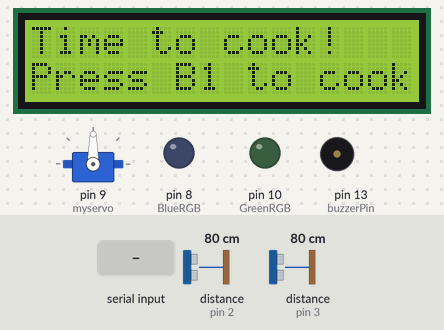
A sketch run on a simulated Arduino Uno, built with avr-gcc and run on an emulated ATmega328P. On the bench: servo, 16×2 character LCD, output pins drawn as LEDs (lit = HIGH), buzzer (waves = sounding). Wiring (inferred from the names in the program): 2 × range finder with pulse-width output: data pin 2 / data pin 3. Inputs (shaded band) come from the test bench; at power-on: distance to the obstacle (sensors on pin 2, pin 3) 80 cm. Pins used as bus, display or sensor lines are not drawn; what the sketch prints to the serial monitor is not drawn.

Above: at 1.4 s.
5.3 s: "90,45\n" received over Serial
At 7.0 s:
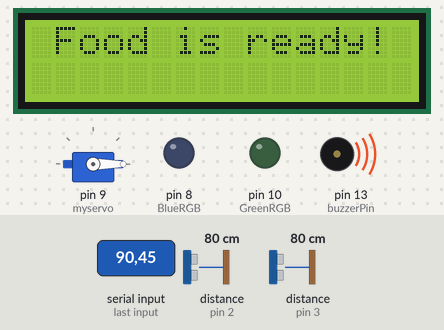
At 15.5 s:
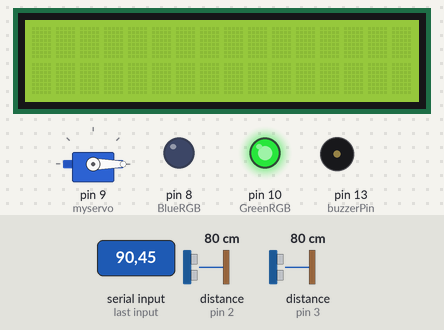
Timing chart, 0 to 17.6 s (numbered marks = the images above; inputs shaded):
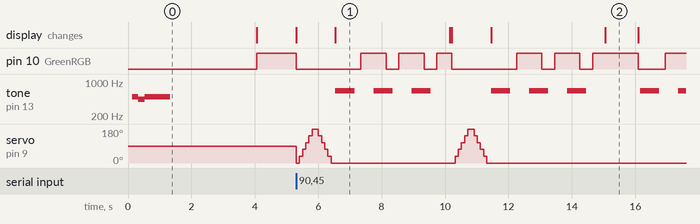

The sketch:

project_microwave_display1.ino
```cpp
// Final Project Arduino
//  ## Microwave Display ##

// Author: Cesar, Hyago and Shuhua.
// Class: Internet of things - Arduino COMP1045

#define NOTE_B0 31
#define NOTE_C1 33
#define NOTE_CS1 35
#define NOTE_D1 37
#define NOTE_DS1 39
#define NOTE_E1 41
#define NOTE_F1 44
#define NOTE_FS1 46
#define NOTE_G1 49
#define NOTE_GS1 52
#define NOTE_A1 55
#define NOTE_AS1 58
#define NOTE_B1 62
#define NOTE_C2 65
#define NOTE_CS2 69
#define NOTE_D2 73
#define NOTE_DS2 78
#define NOTE_E2 82
#define NOTE_F2 87
#define NOTE_FS2 93
#define NOTE_G2 98
#define NOTE_GS2 104
#define NOTE_A2 110
#define NOTE_AS2 117
#define NOTE_B2 123
#define NOTE_C3 131
#define NOTE_CS3 139
#define NOTE_D3 147
#define NOTE_DS3 156
#define NOTE_E3 165
#define NOTE_F3 175
#define NOTE_FS3 185
#define NOTE_G3 196
#define NOTE_GS3 208
#define NOTE_A3 220
#define NOTE_AS3 233
#define NOTE_B3 247
#define NOTE_C4 262
#define NOTE_CS4 277
#define NOTE_D4 294
#define NOTE_DS4 311
#define NOTE_E4 330
#define NOTE_F4 349
#define NOTE_FS4 370
#define NOTE_G4 392
#define NOTE_GS4 415
#define NOTE_A4 440
#define NOTE_AS4 466
#define NOTE_B4 494
#define NOTE_C5 523
#define NOTE_CS5 554
#define NOTE_D5 587
#define NOTE_DS5 622
#define NOTE_E5 659
#define NOTE_F5 698
#define NOTE_FS5 740
#define NOTE_G5 784
#define NOTE_GS5 831
#define NOTE_A5 880
#define NOTE_AS5 932
#define NOTE_B5 988
#define NOTE_C6 1047
#define NOTE_CS6 1109
#define NOTE_D6 1175
#define NOTE_DS6 1245
#define NOTE_E6 1319
#define NOTE_F6 1397
#define NOTE_FS6 1480
#define NOTE_G6 1568
#define NOTE_GS6 1661
#define NOTE_A6 1760
#define NOTE_AS6 1865
#define NOTE_B6 1976
#define NOTE_C7 2093
#define NOTE_CS7 2217
#define NOTE_D7 2349
#define NOTE_DS7 2489
#define NOTE_E7 2637
#define NOTE_F7 2794
#define NOTE_FS7 2960
#define NOTE_G7 3136
#define NOTE_GS7 3322
#define NOTE_A7 3520
#define NOTE_AS7 3729
#define NOTE_B7 3951
#define NOTE_C8 4186
#define NOTE_CS8 4435
#define NOTE_D8 4699
#define NOTE_DS8 4978

#include <LiquidCrystal.h>
#include <Servo.h>

Servo myservo;                                              // Create servo object to control a servo
const int rs = 12, en = 11, d4 = 7, d5 = 6, d6 = 5, d7 = 4; // Pins were LCD is connected
LiquidCrystal lcd(rs, en, d4, d5, d6, d7);
int LCD_COLS = 16;  // LCD Cols
int LCD_ROWS = 2;   // LCD Rows
int sec = 0;        // Seconds
int buttonPin1 = 3; // Button 1 connected to Arduino pin 3
int buttonPin2 = 2; // Button 2 connected to Arduino pin 2

int BlueRGB = 8;   // RGB_Blue connected to Arduino pin 8
int RedRGB = 1;    // RGB_Red connected to Arduino pin 9
int GreenRGB = 10; // RGB_Green connected to Arduino pin 10

bool flag = false;  // Variable used to set the Buttons value(functions)
bool stop = false;  // Variable to stop the timer if the user press the Button2
int userTime = 0;   // Time thar user input to cook
int buzzerPin = 13; // The buzzerPin is connected to pin 5 of the Arduino.

int pos = 0; // Variable to store the servo position

void setup() // The setup function runs once.
{
    myservo.attach(9);

    Serial.begin(9600);                                                  // // Opens serial port
    lcd.begin(LCD_COLS, LCD_ROWS);                                       // Initializing LCD
    pinMode(buzzerPin, OUTPUT);                                          // Setup Buzzer pin as an output pin.
    pinMode(buttonPin1, INPUT);                                          // Setup button1 pin as an input pin.
    pinMode(buttonPin2, INPUT);                                          // Setup button2 pin as an input pin.
    pinMode(BlueRGB, OUTPUT);                                            // Setup blue RGB LED pin as an output pin.
    pinMode(RedRGB, OUTPUT);                                             // Setup red RGB LED pin as an output pin.
    pinMode(GreenRGB, OUTPUT);                                           // Setup green RGB LED pin as an output pin.
    attachInterrupt(digitalPinToInterrupt(buttonPin1), TurnOn, CHANGE);  // Change the functionality of Button 1 of "keep pressing" to "onclick"
    attachInterrupt(digitalPinToInterrupt(buttonPin2), TurnOff, CHANGE); // Change the functionality of Button 2, to execute the function TurnOff, when it is pressed.
    lcd.begin(16, 2);                                                    // set up the LCD's number of columns and rows:
    lcd.clear();
    lcd.print("Time to cook!");    // Print a message to the LCD.
    lcd.setCursor(0, 1);           // set up the LCD's number of columns and rows:
    lcd.print("Press B1 to cook"); // Print a message to the LCD.
    RGB_color(255, 0, 0);          // Turns on the Green Led to signal that it is ready to start.
    musicA();                      // Play the musicA to signal that it is ready to start
    delay(500);                    // delay time
    lcd.clear();                   // clear the LCD
}

void loop() // The loop function runs forever.
{
    Display(); // Call the function Display.
}

void Display()
{ // function that make Microwave Display work.

    if (flag)
    {                                                     // press button 1 to begin cooking
        Serial.println("##############################"); // Print msg on Serial Monitor
        Serial.println("#                            #"); // Print msg on Serial Monitor
        Serial.println("#   Input the cooking time   #"); // Print msg on Serial Monitor
        RGB_color(0, 255, 0);                             // Turn on the Green Led to signal that it is ready to cook.

        while (Serial.available() == 0)
        {
        }                                          // wait for user input data
        int userTime = Serial.parseInt();          // read the incoming byte:
        Serial.print("#   The cooking time is: "); // print the cooking time
        Serial.print(userTime);                    // Print userTime
        Serial.println("  #");                     // Print msg on Serial Monitor
        RGB_color(0, 0, 0);                        // Turn off Led
        RGB_color(255, 0, 0);                      // Turn on the Red Led to signal that it is cooking

        for (int j = userTime; j >= 0; j--)
        { // This loop will run the userTime times
            if (j == 0)
            {                                                     // Condition to finish the cooking
                lcd.clear();                                      // Clear LCD
                lcd.setCursor(0, 0);                              // Set LCD position
                lcd.print(" Food is ready!");                     // Print msg on LCD
                Serial.println("#       Food is ready!       #"); // Print msg on Serial Monitor
                Serial.println("#                            #"); // Print msg on Serial Monitor
                Serial.println("##############################"); // Print msg on Serial Monitor
                musicB();                                         // Play musicB to signal that food is ready
                lcd.clear();
                stop = false; // back stop to false to be able to run another time
            }                 // Clear LCD
            else              // Condition to start the counter
            {
                if (stop) // If I press button2 this if will run and will stop my microwave
                {
                    j = 1;
                }
                lcd.clear();           // Clear LCD
                lcd.setCursor(0, 0);   // Set LCD position
                lcd.print(j);          // Print the time of loop on LCD
                lcd.print(" seconds"); // Print "seconds" with J

                // Each for loop here will run 5 times, each time will have a delay of 100ms, so at the end of the 2 loops will have a total of 1000ms, or 1s
                for (pos = 0; pos <= 180; pos += 36)
                {
                    myservo.write(pos);
                    delay(100);
                }
                for (pos = 180; pos >= 0; pos -= 36)
                {
                    myservo.write(pos);
                    delay(100);
                }
            }
        }
    }
}

void TurnOn()
{                // Function that makes button works.
    flag = true; // Change Flag value
}

void TurnOff()	//Function that makes cancel button works.
{
    stop = true;
}

void RGB_color(int RedRGB_value, int GreenRGB_value, int BlueRGB_value)
{ // function that set colors of RGB Led.
    analogWrite(RedRGB, RedRGB_value);
    analogWrite(GreenRGB, GreenRGB_value);
    analogWrite(BlueRGB, BlueRGB_value);
}

void musicA()
{ // function that play music A

    tone(buzzerPin, NOTE_B4, 200);
    delay(200);
    tone(buzzerPin, NOTE_A4, 200);
    delay(200);
    tone(buzzerPin, NOTE_B4, 800);
    delay(3000);
}

void musicB()
{ // function that play music B
    tone(buzzerPin, NOTE_E5, 600);
    delay(400);
    RGB_color(0, 0, 0);
    delay(400);
    RGB_color(0, 255, 0);
    delay(400);
    tone(buzzerPin, NOTE_E5, 600);
    delay(400);
    RGB_color(0, 0, 0);
    delay(400);
    RGB_color(0, 255, 0);
    delay(400);
    tone(buzzerPin, NOTE_E5, 600);
    delay(400);
    RGB_color(0, 0, 0);
    delay(400);
    RGB_color(0, 255, 0);
    delay(400);
}
```

Measured:
- after the input at 5.3 s, pin 10 (GreenRGB): HIGH → LOW at once, → HIGH 2.0 s later, → LOW 0.80 s later, → HIGH 0.40 s later, … (14 changes in this stretch); tone on pin 13 (buzzerPin): plays 659 Hz for 0.60 s, 659 Hz for 0.60 s, 659 Hz for 0.60 s, 659 Hz for 0.60 s, 659 Hz for 0.60 s, 659 Hz for 0.60 s … (8 notes in this stretch), starting after 1.2 s
- what the display in image 1 shows lasts 3.6 s, from 6.5 s to 10.1 s
